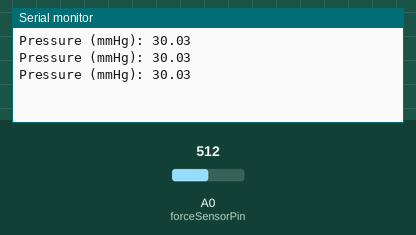
A sketch run on a simulated Arduino Uno, built with avr-gcc and run on an emulated ATmega328P. Parts: the last lines printed to the serial monitor. The inputs (shaded band) are chosen by the test bench; at power-on: A0 (forceSensorPin) = 512.

Above: at 1.3 s.
1.4 s: A0 (forceSensorPin) set to 716
At 1.9 s:
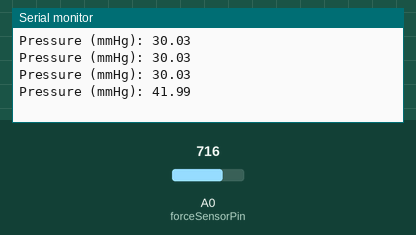
2.9 s: A0 (forceSensorPin) set to 900
At 3.4 s:
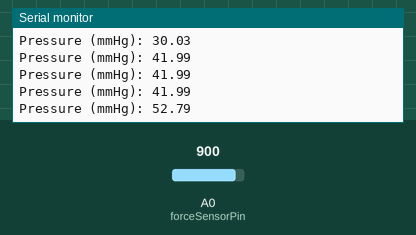
Timing chart, 0 to 5.9 s (numbered marks = the images above; inputs shaded):
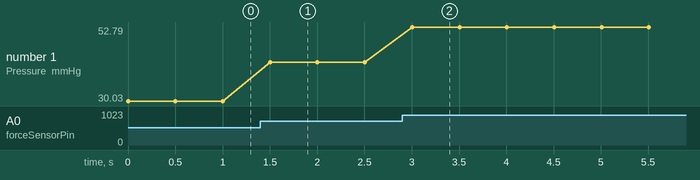

The sketch:

FSR.ino
```cpp
const int forceSensorPin = A0;  // Analog pin A0 is connected to the force sensor

void setup() {
  Serial.begin(9600);           // Initialize serial communication
}

void loop() {
  // Read the analog value from the force sensor
  int sensorValue = analogRead(forceSensorPin);

  // Convert analog reading to voltage
  float voltage = sensorValue * (5.0 / 1023.0);

  // Convert voltage to pressure (mmHg) based on calibration factor
  float pressure_mmHg = convertToPressure(voltage);

  // Print the pressure value
  Serial.print("Pressure (mmHg): ");
  Serial.println(pressure_mmHg);

  delay(500);  // Delay to stabilize readings
}

// Function to convert voltage to pressure (calibrate this factor)
float convertToPressure(float voltage) {
  // Placeholder conversion factor; adjust after calibration
  float pressure = voltage * 12;
  return pressure;
}
```

Measured:
- after the input at 1.4 s, the serial monitor: prints a new line after 0.10 s (image 1)
- after the input at 2.9 s, the serial monitor: prints a new line after 0.10 s (image 2)
- plotted number 1: 30.03 → 41.99 after the input at 1.4 s, 41.99 → 52.79 after the input at 2.9 s
